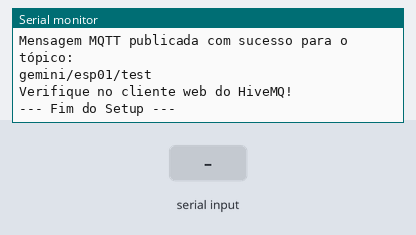
This sketch was run on a simulated Arduino Uno, built with avr-gcc and run on an emulated ATmega328P. Shown: the last lines printed to the serial monitor. The inputs (shaded band) are chosen by the test bench. The modem accepts every AT command (registered, SIM ready, sends succeed) and sends nothing else.

Above: at 14.6 s.
14.7 s: "1" received over the second serial link
At 15.9 s:
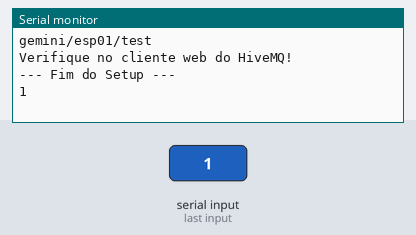
16.2 s: "0" received over the second serial link
At 17.3 s:
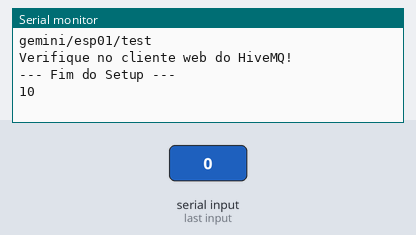

Measured:
- after the input at 14.7 s, the serial monitor: prints a new line at once (image 1)
- after the input at 16.2 s, the serial monitor: prints a new line at once (image 2)

The sketch:

debug_versao_esp01.ino
```cpp
#include <SoftwareSerial.h>

// --- Configurações do Usuário ---
const char* SSID = "Mauro";
const char* PASSWORD = "mhhx9428)";

const char* MQTT_BROKER = "broker.hivemq.com";
const int MQTT_PORT = 1883;
const char* MQTT_CLIENT_ID = "meuESP01ClientGemini123";
const char* MQTT_PUB_TOPIC = "gemini/esp01/test";
const char* MQTT_MESSAGE = "Ola MQTT do ESP01 via Gemini!";
// --- Fim das Configurações ---

SoftwareSerial espSerial(2, 3);

// Função para enviar comandos AT e esperar por uma resposta específica
// Retorna true se a resposta esperada (ou "OK") for encontrada, false caso contrário.
bool sendATCommand(const String& command, const int timeout, const String& expectedResponse1, const String& expectedResponse2 = "") {
  // Usar F() para strings de debug dentro da função
  Serial.print(F("DEBUG: sendATCommand INICIOU. Comando: '"));
  Serial.print(command);
  Serial.println(F("'"));

  String response = "";
  bool foundExpected1 = false;
  bool foundExpected2 = false;
  bool foundOK = false;
  bool foundError = false;

  Serial.println(F("DEBUG: sendATCommand - Limpando buffer espSerial..."));
  while(espSerial.available()) {
    espSerial.read();
    delay(1);
  }
  Serial.println(F("DEBUG: sendATCommand - Buffer espSerial limpo."));

  Serial.print(F("Enviando COMANDO AT: "));
  Serial.println(command);
  espSerial.println(command);
  Serial.println(F("DEBUG: sendATCommand - Comando enviado para espSerial."));

  long int startTime = millis();
  Serial.println(F("DEBUG: sendATCommand - Iniciando loop de espera por resposta..."));
  while ((millis() - startTime) < timeout) {
    while (espSerial.available()) {
      char c = espSerial.read();
      response += c;
    }
    if (!foundExpected1 && response.indexOf(expectedResponse1) != -1) {
      foundExpected1 = true;
    }
    if (expectedResponse2 != "" && !foundExpected2 && response.indexOf(expectedResponse2) != -1) {
      foundExpected2 = true;
    }
    if (!foundOK && response.indexOf(F("OK")) != -1) { // Usar F() para "OK" e "ERROR" se possível, mas indexOf em String não aceita F() diretamente
      foundOK = true;
    }
    if (!foundError && response.indexOf(F("ERROR")) != -1) {
      foundError = true;
      break;
    }
    if (foundExpected1) break;
    if (expectedResponse2 != "" && foundExpected2) break;
    // Ajuste: Se expectedResponse1 ou 2 for "OK", foundOK já cobriria.
    if (foundOK && (expectedResponse1 == "OK" || (expectedResponse2 != "" && expectedResponse2 == "OK") || (expectedResponse1 != "OK" && (expectedResponse2 == "" || expectedResponse2 != "OK")) ) ) break;

  }
  Serial.println(F("DEBUG: sendATCommand - Loop de espera por resposta CONCLUÍDO."));

  Serial.print(F("Resposta ESP: ["));
  if (response.length() > 250) {
    Serial.print(response.substring(0, 250));
    Serial.print(F("... (resposta truncada para display)"));
  } else {
    Serial.print(response);
  }
  Serial.println(F("]"));

  if (foundError) {
    Serial.println(F(">>> ERRO encontrado na resposta!"));
    return false;
  }
  if (foundExpected1) {
    Serial.print(F(">>> Resposta esperada 1 ('"));
    Serial.print(expectedResponse1);
    Serial.println(F("') encontrada!"));
    return true;
  }
  if (expectedResponse2 != "" && foundExpected2) {
    Serial.print(F(">>> Resposta esperada 2 ('"));
    Serial.print(expectedResponse2);
    Serial.println(F("') encontrada!"));
    return true;
  }
  if (foundOK) {
    Serial.println(F(">>> 'OK' encontrado."));
    return true;
  }

  if (response.length() > 0) {
    Serial.println(F(">>> Resposta inesperada ou timeout sem confirmação clara."));
  } else {
    Serial.println(F(">>> Nenhuma resposta (timeout)."));
  }
  return false;
}

void setup() {
  Serial.begin(9600);
  Serial.println(F("DEBUG: setup() - Serial com computador iniciado."));

  Serial.println(F("DEBUG: setup() - Tentando iniciar espSerial (SoftwareSerial)..."));
  espSerial.begin(9600);
  Serial.println(F("DEBUG: setup() - espSerial iniciado (ou tentativa concluída)."));

  Serial.println(F("Iniciando ESP-01 para teste MQTT..."));
  delay(2000);
  Serial.println(F("DEBUG: setup() - Delay de 2 segundos concluído."));

  Serial.println(F("DEBUG: setup() - PRESTES A CHAMAR sendATCommand('AT', ...)"));
  // Para indexOf, "OK" e "ERROR" precisam ser Strings normais ou char* se a 'response' for String.
  // Se 'response' fosse um char array, poderíamos usar strstr com PSTR().
  // Por enquanto, deixaremos "OK" e "ERROR" como Strings normais para indexOf.
  if (!sendATCommand(F("AT"), 2000, F("OK"))) {
    Serial.println(F("Falha na comunicação básica com ESP-01."));
    while(1);
  }
  Serial.println(F("Comunicação AT OK."));

  Serial.println(F("DEBUG: setup() - PRESTES A CHAMAR sendATCommand('AT+CWMODE=1', ...)"));
  if (!sendATCommand(F("AT+CWMODE=1"), 3000, F("OK"), F("no change"))) {
    Serial.println(F("Falha ao configurar modo Station."));
    while(1);
  }
  Serial.println(F("Modo Station configurado."));

  Serial.print(F("Conectando ao Wi-Fi: "));
  Serial.println(SSID); // SSID e PASSWORD são const char*, não precisam de F() aqui

  // Construir cmdConnectWIFI com F() para as partes literais não é direto com String.
  // Vamos manter a concatenação de String por enquanto, mas ela contribui para o uso de RAM.
  String cmdConnectWIFI = F("AT+CWJAP=\""); // Usar F() aqui ajuda um pouco
  cmdConnectWIFI += SSID;
  cmdConnectWIFI += F("\",\"");
  cmdConnectWIFI += PASSWORD;
  cmdConnectWIFI += F("\"");

  Serial.println(F("DEBUG: setup() - PRESTES A CHAMAR sendATCommand para CWJAP..."));
  if (!sendATCommand(cmdConnectWIFI, 25000, F("WIFI GOT IP"), F("OK"))) {
    Serial.println(F("Falha ao conectar ao Wi-Fi. Verifique SSID/Senha ou sinal."));
    while(1);
  }
  Serial.println(F("Conectado ao Wi-Fi com sucesso!"));
  delay(1000);

  Serial.println(F("\nVerificando versão do Firmware (AT+GMR)..."));
  Serial.println(F("DEBUG: setup() - PRESTES A CHAMAR sendATCommand para GMR..."));
  sendATCommand(F("AT+GMR"), 5000, F("AT version"));
  delay(1000);

  Serial.println(F("Configurando MQTT UserCFG..."));
  char cmdMqttUserCfgBuffer[150];
  // Usar PSTR para strings de formato em sprintf se o compilador suportar (AVR-GCC geralmente suporta)
  int charsWritten = sprintf_P(cmdMqttUserCfgBuffer, PSTR("AT+MQTTUSERCFG=0,1,\"%s\",\"\",\"\",0,0,\"\""), MQTT_CLIENT_ID);

  if (charsWritten < 0 || charsWritten >= 150) {
      Serial.println(F("ERRO: Falha ao construir a string do comando MQTTUSERCFG com sprintf!"));
      while(1);
  }
  Serial.println(F("DEBUG: setup() - PRESTES A CHAMAR sendATCommand para MQTTUSERCFG..."));
  if (!sendATCommand(cmdMqttUserCfgBuffer, 5000, F("OK"))) {
    Serial.println(F("Falha ao configurar MQTTUSERCFG."));
    Serial.println(F("Verifique a versão do firmware impressa acima (AT+GMR)."));
    while(1);
  }
  Serial.println(F("MQTT UserCFG configurado."));

  Serial.print(F("Conectando ao broker MQTT: "));
  Serial.println(MQTT_BROKER);
  char cmdMqttConnBuffer[150];
  sprintf_P(cmdMqttConnBuffer, PSTR("AT+MQTTCONN=0,\"%s\",%d,0"), MQTT_BROKER, MQTT_PORT);
  Serial.println(F("DEBUG: setup() - PRESTES A CHAMAR sendATCommand para MQTTCONN..."));
  if (!sendATCommand(cmdMqttConnBuffer, 10000, F("OK"), F("+MQTTCONNECTED"))) {
    Serial.println(F("Falha ao enviar comando de conexão MQTT ou broker inacessível."));
    while(1);
  }
  Serial.println(F("Comando de conexão MQTT enviado. Aguardando alguns segundos para estabilizar..."));
  delay(5000);

  Serial.println(F("Publicando mensagem MQTT..."));
  char cmdMqttPubBuffer[200];
  sprintf_P(cmdMqttPubBuffer, PSTR("AT+MQTTPUB=0,\"%s\",\"%s\",0,0"), MQTT_PUB_TOPIC, MQTT_MESSAGE);
  Serial.println(F("DEBUG: setup() - PRESTES A CHAMAR sendATCommand para MQTTPUB..."));
  if (!sendATCommand(cmdMqttPubBuffer, 5000, F("OK"))) {
    Serial.println(F("Falha ao publicar mensagem MQTT."));
    while(1);
  }
  Serial.println(F("Mensagem MQTT publicada com sucesso para o tópico: "));
  Serial.println(MQTT_PUB_TOPIC);
  Serial.println(F("Verifique no cliente web do HiveMQ!"));

  Serial.println(F("\n--- Fim do Setup ---"));
}

void loop() {
  if (espSerial.available()) {
    Serial.write(espSerial.read());
  }
}
```
